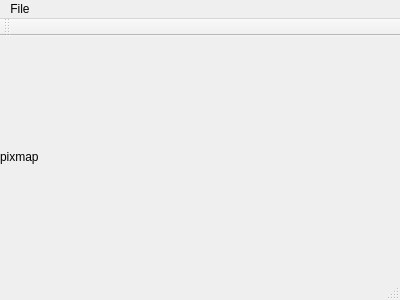
<?xml version="1.0" encoding="UTF-8"?>
<ui version="4.0">
 <class>MainWindow</class>
 <widget class="QMainWindow" name="MainWindow">
  <property name="geometry">
   <rect>
    <x>0</x>
    <y>0</y>
    <width>400</width>
    <height>300</height>
   </rect>
  </property>
  <property name="windowTitle">
   <string>MainWindow</string>
  </property>
  <widget class="QWidget" name="centralWidget">
   <layout class="QHBoxLayout" name="horizontalLayout">
    <property name="margin">
     <number>0</number>
    </property>
    <item>
     <widget class="QLabel" name="mainLabel">
      <property name="text">
       <string>pixmap</string>
      </property>
     </widget>
    </item>
   </layout>
  </widget>
  <widget class="QMenuBar" name="menuBar">
   <property name="geometry">
    <rect>
     <x>0</x>
     <y>0</y>
     <width>400</width>
     <height>21</height>
    </rect>
   </property>
   <widget class="QMenu" name="menuFile">
    <property name="title">
     <string>File</string>
    </property>
    <addaction name="actionOpen"/>
   </widget>
   <addaction name="menuFile"/>
  </widget>
  <widget class="QToolBar" name="mainToolBar">
   <attribute name="toolBarArea">
    <enum>TopToolBarArea</enum>
   </attribute>
   <attribute name="toolBarBreak">
    <bool>false</bool>
   </attribute>
  </widget>
  <widget class="QStatusBar" name="statusBar"/>
  <action name="actionOpen">
   <property name="text">
    <string>Open</string>
   </property>
  </action>
 </widget>
 <layoutdefault spacing="6" margin="11"/>
 <resources/>
 <connections/>
</ui>
